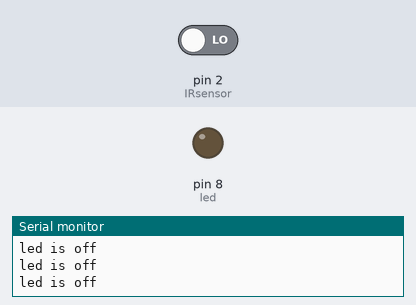
The sketch below on a simulated Arduino Uno, built with avr-gcc and run on an emulated ATmega328P. On the bench: output pins drawn as LEDs (lit = HIGH), the last lines printed to the serial monitor. The test bench sets the inputs (shaded band); at power-on: pin 2 (IRsensor) LOW.

Above: at 1.8 s.
1.9 s: pin 2 (IRsensor) driven HIGH
At 3.0 s:
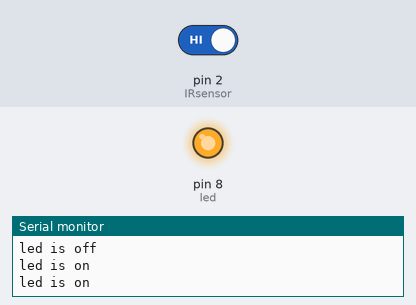
3.5 s: pin 2 (IRsensor) driven LOW
At 4.2 s:
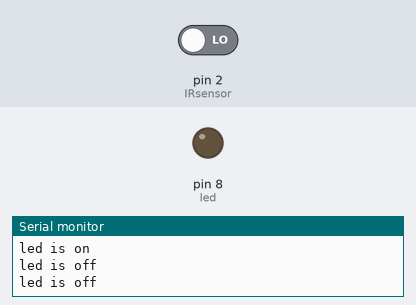
Timing chart, 0 to 6.5 s (numbered marks = the images above; inputs shaded):
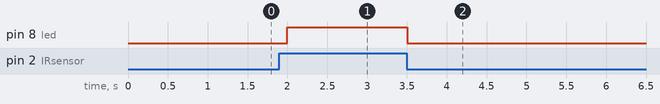

The sketch:

sketch_jul13a.ino
```cpp
#define IRsensor 2
#define led 8

void setup()
{
    pinMode(IRsensor,INPUT);
    pinMode(led,OUTPUT);
    Serial.begin(9600);

}
int readPin = 0;

void loop()
{
  readPin = digitalRead(IRsensor);
  if (readPin==HIGH)
  {
    digitalWrite(led, HIGH);
    Serial.println("led is on");
    delay(500);
  }
  else
   {
    digitalWrite(led, LOW);
    Serial.println("led is off");
    delay(500);
   }
}
```

Measured:
- after the input at 1.9 s, pin 8 (led): LOW → HIGH after 0.10 s
- after the input at 3.5 s, pin 8 (led): HIGH → LOW at once
